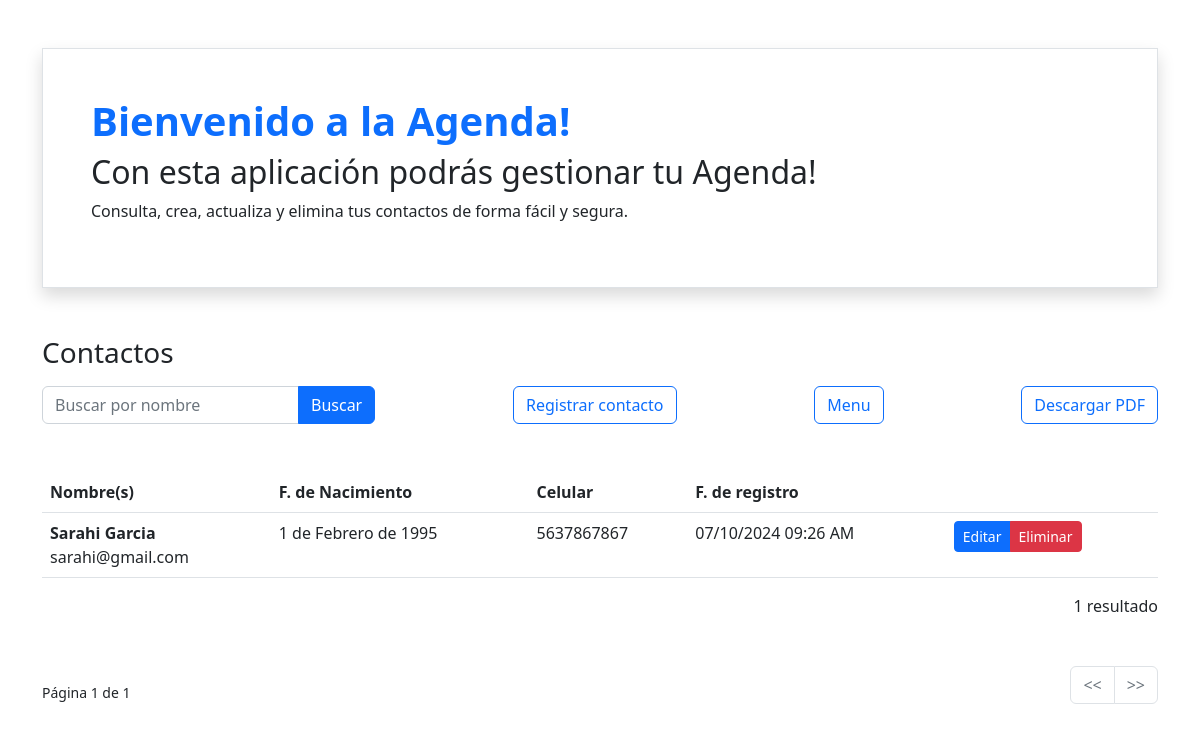
Page /list on the committed database.
### contacts/models.py (models this page shows, shortened)
class Contact(models.Model):
    name = models.CharField(max_length=100, verbose_name='Nombre')
    email = models.EmailField(max_length=50)
    birth = models.DateField(null=True,blank=True)
    phone = models.CharField(max_length=15, null=True, blank=True)
    created = models.DateTimeField(auto_now_add=True)

### contacts/views.py (the view)
# urls.py: path('list', views.ContactListView.as_view(),name='contact_list'),
class ContactListView(generic.ListView):
    model = Contact
    paginate_by = 5
    def get_queryset(self) -> QuerySet[Any]:
        q = self.request.GET.get('q')
        if q:
            return Contact.objects.filter(name__icontains=q)
        return super().get_queryset()

### contacts/templates/contacts/contact_list.html (shortened to what this page needs)
{% extends 'contacts/base.html' %}
{% load static %}
{% block content %}
    <div class = "mt-5">
        <h3> Contactos </h3>
        <div class="mt-3 d-flex justify-content-between">
            <form action="" style="max-width: 450px;">
                <div class="input-group">
                    <input type="text" class="form-control" placeholder="Buscar por nombre" name="q" value="{{ request.GET.q }}">
                    <button class="btn btn-primary">
                        Buscar
                    </button>
                </div>
            </form>
            <a href="{% url 'contact_new' %}" class="btn btn-outline-primary">
                Registrar contacto
            </a>
            <a href="{% url 'Menu' %}" class="btn btn-outline-primary">
                Menu
            </a>
            <a href="{% url 'export_contacts_pdf' %}" class="btn btn-outline-primary">
                Descargar PDF
            </a>
        </div>
    </div>
    <div class="table-responsive">
        <table class="mt-5 table table-hover">
            <thead>
                <tr>
                    <th>Nombre(s)</th>
                    <th>F. de Nacimiento</th>
                    <th>Celular</th>
                    <th>F. de registro</th>
                    <th></th>
                </tr>
            </thead>
            <tbody>
                {% for contact in object_list %}
                <tr>
                    <td>
                        <div class="fw-bold">{{contact.name}}</div>
                        <div>{{ contact.email}}</div>
                    </td>
                    <td>{{ contact.birth|default:'-' }}</td>
                    <td>{{ contact.phone|default:'-' }}</td>
                    <td>{{ contact.created|date:'d/m/Y h:i A' }}</td>
                    <td>
                        <div class="btn-group btn-group-sm">
                            <a href="{% url 'contact_edit' contact.pk %}" class ="btn btn-primary">Editar</a>
                            <a href="{% url 'contact_delete' contact.pk %}" class ="btn btn-danger">Eliminar</a>
                        </div>
                    </td>
                </tr>
                {% endfor %}
            </tbody>
        </table>
    </div>
    <div class="text-end mb-5">
        {{ page_obj.paginator.count }} resultado{{ page_obj.paginator.count|pluralize }}
    </div>
    <div class="d-flex justify-content-between align-items-center">
        <small class="d-none d-sm-inline-block text-body">
            Página {{ page_obj.number }} de {{ page_obj.paginator.num_pages }}
        </small>
        <nav aria-label="Page navigation">
            <ul class="pagination justify-content-center">
                {% if page_obj.has_previous %}
                    <li class="page-item">
                        <a class="page-link" href="{% url 'contact_list' %}?page={{ page_obj.previous_page_number }}"
                           aria-label="Anterior">
                            <span aria-hidden="true">
                                <<
                            </span>
                        </a>
                    </li>
                {% else %}
                    <li class="page-item disabled">
                        <a class="page-link" href="#" aria-label="Anterior">
                            <span aria-hidden="true">
                                <<
                            </span>
                        </a>
                    </li>
                {% endif %}
                {% if page_obj.has_next %}
                    <li class="page-item">
                        <a class="page-link" href="{% url 'contact_list' %}?page={{ page_obj.next_page_number }}"
                           aria-label="Siguiente">
                            <span aria-hidden="true">
                                >>
                            </span>
                        </a>
                    </li>
                {% else %}
                    <li class="page-item disabled">
                        <a class="page-link" href="#" aria-label="Siguiente">
                            <span aria-hidden="true">
                                >>
                            </span>
                        </a>
                    </li>
                {% endif %}
            </ul>
        </nav>
    </div>
{% endblock content %}

### rows in the picture
Contact: name "Sarahi Garcia", email "sarahi@gmail.com", birth "1 de Febrero de 1995", phone "5637867867", created "07/10/2024 09:26 AM"

### other values in the picture
{{ page_obj.paginator.count }} "1"
{{ page_obj.number }} "1"
{{ page_obj.paginator.num_pages }} "1"
